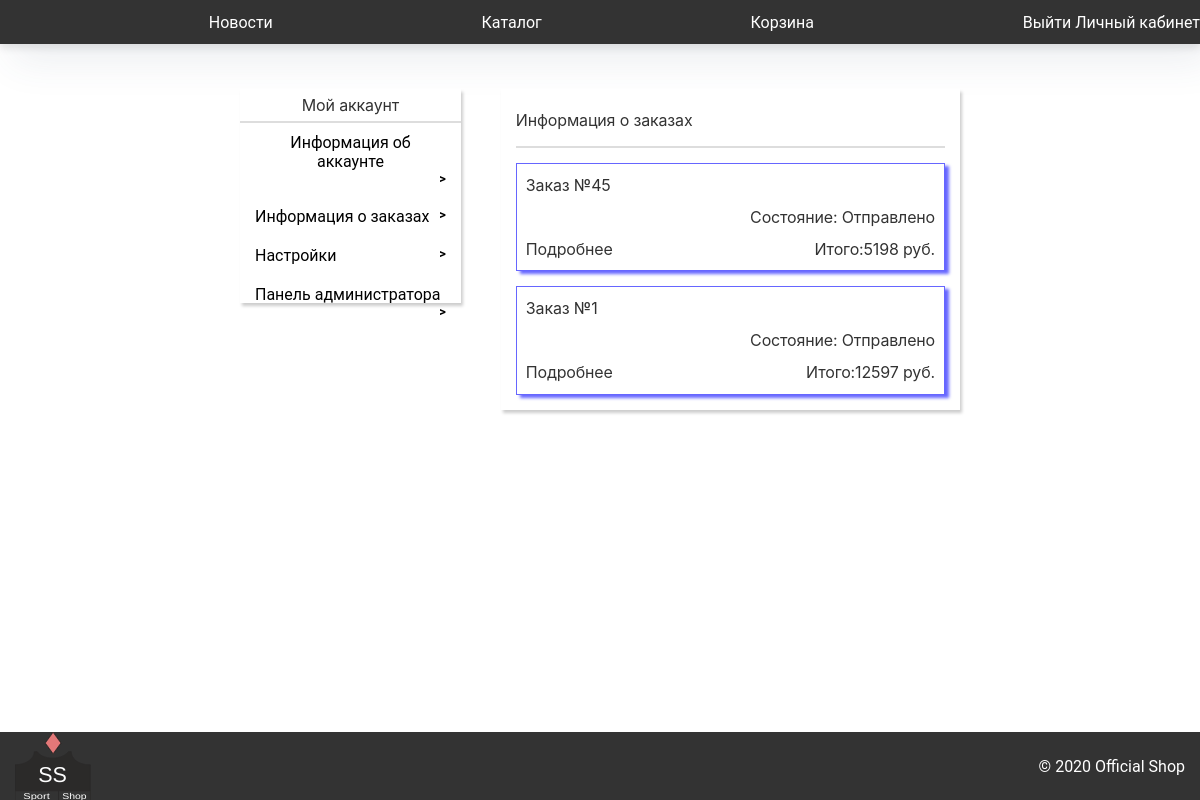
The app's page /cabinet/orders/ (signed in), older data.
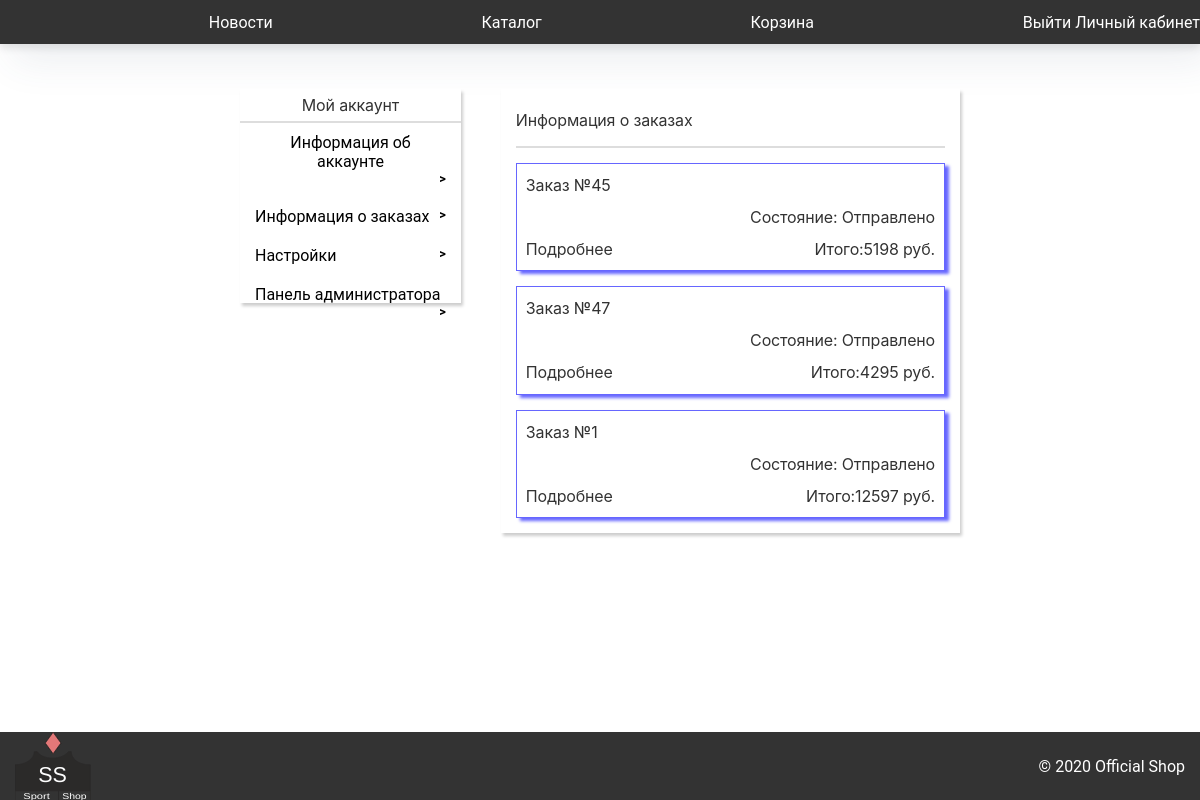
The same page, newer data.
### Cabinet/models.py (models this page shows, shortened)
class Orders(models.Model):
    userName =  models.TextField()
    goodId  =   models.IntegerField()
    count = models.IntegerField()
    result = models.IntegerField(default = 0)
    numberOfOrder = models.TextField()
    status = models.TextField(default = "Отправлено")

### Cabinet/views.py (the view)
# urls.py: path('orders/', views.cabinet_orders, name="cabinet_orders"),
def cabinet_orders(request):
    try:
        orders = Orders.objects.filter(userName = request.session["user"]).order_by('-id')
    except Exception as e:
        return HttpResponseRedirect("/main")
    alreadyOrders = []
    allNumOfOrders = set()
    for i in orders:
        allNumOfOrders.add(i.numberOfOrder)
    for i in allNumOfOrders:
        order = {}
        goods = []
        orders = Orders.objects.filter(numberOfOrder = i).order_by('-id')
        for j in orders:
            order['result'] = j.result
            order['userName'] = j.userName
            AboutGood = About_goods.objects.get(id = j.goodId)
            goods.append({"good" : AboutGood,
                          'count' : j.count,
                          "price": j.count*AboutGood.price})
        order['status'] = j.status
        order['numberOfOrder'] = i
        order['goods'] = goods
        alreadyOrders.append(order)
    dict = {"aunt":True, "orders" : alreadyOrders}
    return checkAunt(request, "ordblock", dict)

### Cabinet/views.py (called while the page is built)
def checkAunt(request, what, dict, admin = 0):
    if request.user.is_authenticated:
        count = calculate_new(request.session["user"])
        newGoods = "" if count == 0 else count
        ID = request.session['id']
        usr = User.objects.get(id = ID)
        dict['admin'] = usr.is_staff
        dict["goodsInBasket"] = newGoods
        if(admin):
            if(dict['admin']):
                return render(request, "CabinetTemp/"+ what +".html", dict)
            else:
                return HttpResponseRedirect("/cabinet")
        return render(request, "CabinetTemp/"+ what +".html", dict)
    return HttpResponseRedirect("/main")

### Main/basket_new_goods.py (called while the page is built)
def calculate_new(userName):
    result = 0
    try:
        goods = Goods_of_user.objects.filter(userName = userName)
        for i in goods:
            if(i.checked == 0):
                result+=1
        return result
    except Exception as e:
        return result

### Registration/templates/CabinetTemp/ordblock.html (shortened to what this page needs)
{%extends "CabinetTemp/cabinet.html"%}
{%block content_in_cabinet%}
        <div class="infoBlock ord">
            <div class="info">
                <div class='blockName'>
                    <h2>Информация о заказах</h2>
                    <hr>
                </div>
                <div class='mainBlock'>
                  {%for i in orders%}
                    <div class="order-block">
                        <div class="order">
                            <div class="orderBox">
                                <p>Заказ №{{i.numberOfOrder}}</p>
                                <div class='status'>
                                    <p>Состояние: {{ i.status }}</p>
                                    <p>Итого:{{ i.result }} руб.</p>
                                </div>
                                <button class='details' onclick='detailBox({{i.numberOfOrder}})'>
                                    <p>Подробнее</p>
                                </button>
                            </div>
                        </div>
                    </div>
                    {%endfor%}
                </div>
            </div>
        </div>
{%endblock%}

### Registration/templates/CabinetTemp/cabinet.html (shortened to what this page needs)
{%extends "index.html"%} {%block head%} {% load static %}
<link rel="stylesheet" href="{%static 'cabinet.css'%}" />
{%endblock%} {%block content%}
<div class="content">
  <div class="contentBox">
    <div class="controlPanel">
      <div class="listPanel">
        <p>Мой аккаунт</p>
        <hr />
      </div>
      <div class="item">
        <a href="/cabinet/info/"
          ><button style="cursor: pointer; background: none; border: none;">
            Информация об аккаунте
          </button></a
        >
        <a href="/cabinet/orders/"
          ><button style="cursor: pointer; background: none; border: none;">
            Информация о заказах
          </button></a
        >
        <a href="/cabinet/settings/"
          ><button style="cursor: pointer; background: none; border: none;">
            Настройки
          </button></a
        >
        {%if admin%}
        <a href="/cabinet/admin/"
          ><button style="cursor: pointer; background: none; border: none;">
            Панель администратора
          </button></a
        >
        {%endif %}
      </div>
    </div>
    {% block content_in_cabinet %} {% endblock %}
  </div>
</div>
{%endblock%}

### Registration/templates/index.html (shortened to what this page needs)
<!DOCTYPE html>
<html>
  <head>
    {% load static %}
    <link rel="stylesheet" href="{%static 'main.css' %}" />
    {%block head%} {%endblock%}
  </head>
  <body>
      {% load static %}
    <header class="header">
      <div class="container">
        <nav class="bar">
          <div class="menu">
            <div>
              <a href="/main/">Новости</a>
            </div>
            <div class="catalg">
              <a href="/store/">Каталог</a>
            </div>
            <div>
              <a href="/basket/"
                >Корзина </a
              >
            </div>
          </div>
          <div class="login">
            {%if aunt%}
            <button><a class="login" href="/login/logout">Выйти</a></button>
            <button><a class="login" href="/cabinet">Личный кабинет</a></button>
            {% else %}
            <button><a class="login" href="/login">Войти</a></button>
            <button>
              <a class="login" href="/registration">Регистрация</a>
            </button>
            {%endif%}
          </div>
        </nav>
      </div>
    </header>
    {%block content%} {%endblock%}
    <footer class="footer">
      <div class="nav-footer">
        <div class="footer-block">
          <img src="/static/images/logoSportShopSmall.svg"  alt="" />
          <div class="copyright">
            <span
              >© 2020
              <span
                itemprop="publisher"
                itemscope=""
                itemtype="//schema.org/Organization"
              >
                <span itemprop="name">Official Shop</span></span
              >
            </span>
          </div>
        </div>
      </div>
    </footer>
    <div class="snowContainer">
    </div>
  </body>
</html>

### Registration/static/main.css (style rules this page uses)
:root { --price: red; }
html { cursor: url(/static/cursor/normal.cur), default; }
* { margin: 0; padding: 0; font-family: 'Roboto', sans-serif; }
body { background: #ffffff; margin: 0; padding: 0; display: flex; font-family: "PT Sans", "Helvetica", "Arial", sans-serif; flex-direction: column; min-height: 100vh; }
.box h1, h2, p { font-size: 14px; line-height: 2; font-weight: 400; letter-spacing: -0.01em; font-family: "SF Pro Text", "Myriad Set Pro", "SF Pro Icons", "Helvetica Neue", "Helvetica", "Arial", sans-serif; position: relative; z-index: 1; padding: 0 10px; opacity: 0.8; background: no-repeat; text-decoration: none; -webkit-transition: opacity 0.3s cubic-bezier(0.25, 0.1, 0.25, 1); transition: opacity 0.3s cubic-bezier(0.25, 0.1, 0.25, 1); -webkit-tap-highlight-color: transparent; outline-offset: -7px; }
div, h1, h2, h3, a, p, form, button { font-size: 16px; box-sizing: border-box; margin: 0; padding: 0; }
a { color: white; text-decoration: none; }
hr { border-top-width: 1px; border-top-style: solid; border-top-color: #ddd; border-right-width: 1px; border-right-style: solid; border-right-color: #ddd; border-left-width: 1px; border-left-style: solid; border-left-color: #ddd; border-bottom-width: 1px; border-bottom-style: solid; border-bottom-color: #ddd; }
.content { margin: 0; padding: 0; flex-grow: 1; }
.header { background: rgba(0, 0, 0, 0.8); width: 100%; box-shadow: 12px 16px 40px rgba(63, 83, 104, 0.1), 0 4px 8px rgba(0, 0, 0, 0.1); }
.container { position: relative; max-width: 1330px; margin: 0 auto; }
.bar { display: flex; align-items: center; text-align: center; height: 48px; max-height: 44px; }
.menu { display: flex; flex: 2; justify-content: space-evenly; margin: 0 auto; }
.menu div a { color: #fff; transition: all 0.5s ease; }
.login { color: white; transition: all 0.2s ease-in-out; }
.footer { width: 100%; max-height: 90px; background: rgba(0, 0, 0, 0.8); }
.nav-footer { padding: 0 15px; }
.footer-block { display: flex; align-items: center; margin: 0 auto; max-width: 87.4375em; }
.copyright { align-items: center; margin-left: auto; }
.copyright span { color: white; }
.login button { border: none; margin: 0; padding: 0; background: none; }
a { cursor: url(/static/cursor/link.cur), progress !important; }
html { cursor: url(/static/cursor/normal.cur), progress !important; }
.snowContainer { width: 100%; height: 100%; position: absolute; top: 0; left: 0; z-index: -1; }

### Registration/static/cabinet.css (style rules this page uses)
.content { width: 60%; margin: 0 auto; }
.contentBox { display: flex; margin: 45px 0; }
.controlPanel { background: white; width: 240px; height: 214px; margin-right: 40px; box-shadow: 2px 3px 3px rgba(0, 0, 0, 0.2); }
.item { display: flex; flex-direction: column; padding: 0 15px 0 15px; }
.controlPanel a { color: black; padding: 10px 0; font-size: 0.8rem; }
.controlPanel a:after { font-weight: 700; content: ">"; line-height: 16px; float: right; }
.listPanel { text-align: center; }
.infoBlock { width: 69.3%; background: white; box-shadow: 2px 3px 3px rgba(0, 0, 0, 0.2); }
.info { padding: 15px; }
.mainBlock > div { line-height: 1.9; }
.order-block { width: 100%; }
.order { width: 100%; border: 1px solid rgba(0, 0, 255, 0.6); box-shadow: 4px 3px 3px rgba(0, 0, 255, 0.6); }
.details { cursor: pointer; background: none; border: none; box-sizing: content-box; margin-top: 32px; color: black; }
.details { content: ">"; }
.status { float: right; }
.status p:last-child { float: right; }
.order { margin-top: 15px; }
.orderBox { padding: 5px 9px 5px 9px; }
.info hr { margin: 10px 0; }

Row changes from the older to the newer data that the page shows:
added Orders: numberOfOrder "47", status "Отправлено"
Text that changed along with them:
new list line: "Заказ № Состояние: Итого: 4295 руб. Подробнее"
